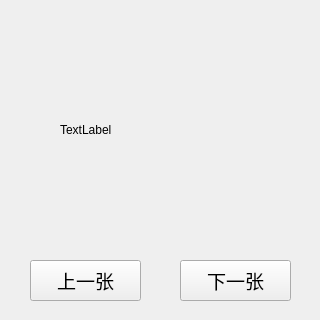
<?xml version="1.0" encoding="UTF-8"?>
<ui version="4.0">
 <class>Form</class>
 <widget class="QWidget" name="Form">
  <property name="geometry">
   <rect>
    <x>0</x>
    <y>0</y>
    <width>320</width>
    <height>320</height>
   </rect>
  </property>
  <property name="windowTitle">
   <string>Form</string>
  </property>
  <widget class="QLabel" name="label">
   <property name="geometry">
    <rect>
     <x>60</x>
     <y>30</y>
     <width>200</width>
     <height>200</height>
    </rect>
   </property>
   <property name="text">
    <string>TextLabel</string>
   </property>
  </widget>
  <widget class="QPushButton" name="pushButton">
   <property name="geometry">
    <rect>
     <x>30</x>
     <y>260</y>
     <width>111</width>
     <height>41</height>
    </rect>
   </property>
   <property name="font">
    <font>
     <family>書體坊顏體㊣</family>
     <pointsize>14</pointsize>
    </font>
   </property>
   <property name="text">
    <string>上一张</string>
   </property>
  </widget>
  <widget class="QPushButton" name="pushButton_2">
   <property name="geometry">
    <rect>
     <x>180</x>
     <y>260</y>
     <width>111</width>
     <height>41</height>
    </rect>
   </property>
   <property name="font">
    <font>
     <family>書體坊顏體㊣</family>
     <pointsize>14</pointsize>
    </font>
   </property>
   <property name="text">
    <string>下一张</string>
   </property>
  </widget>
 </widget>
 <resources/>
 <connections/>
</ui>
